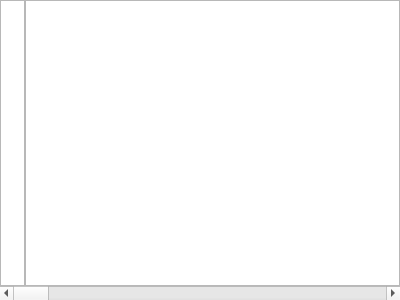
<?xml version="1.0" encoding="UTF-8"?>
<ui version="4.0">
 <class>TextEdit</class>
 <widget class="QWidget" name="TextEdit">
  <property name="geometry">
   <rect>
    <x>0</x>
    <y>0</y>
    <width>400</width>
    <height>300</height>
   </rect>
  </property>
  <property name="windowTitle">
   <string>Form</string>
  </property>
  <layout class="QVBoxLayout" name="verticalLayout">
   <property name="spacing">
    <number>0</number>
   </property>
   <property name="leftMargin">
    <number>0</number>
   </property>
   <property name="topMargin">
    <number>0</number>
   </property>
   <property name="rightMargin">
    <number>0</number>
   </property>
   <property name="bottomMargin">
    <number>0</number>
   </property>
   <item>
    <layout class="QHBoxLayout" name="horizontalLayout">
     <property name="spacing">
      <number>0</number>
     </property>
     <item>
      <widget class="QTextBrowser" name="textBrowser">
       <property name="maximumSize">
        <size>
         <width>25</width>
         <height>16777215</height>
        </size>
       </property>
       <property name="verticalScrollBarPolicy">
        <enum>Qt::ScrollBarAlwaysOff</enum>
       </property>
       <property name="horizontalScrollBarPolicy">
        <enum>Qt::ScrollBarAlwaysOff</enum>
       </property>
      </widget>
     </item>
     <item>
      <widget class="QTextEdit" name="textEdit">
       <property name="horizontalScrollBarPolicy">
        <enum>Qt::ScrollBarAlwaysOff</enum>
       </property>
       <property name="lineWrapMode">
        <enum>QTextEdit::NoWrap</enum>
       </property>
      </widget>
     </item>
    </layout>
   </item>
   <item>
    <widget class="QScrollBar" name="horizontalScrollBar">
     <property name="orientation">
      <enum>Qt::Horizontal</enum>
     </property>
    </widget>
   </item>
  </layout>
 </widget>
 <resources/>
 <connections/>
</ui>
